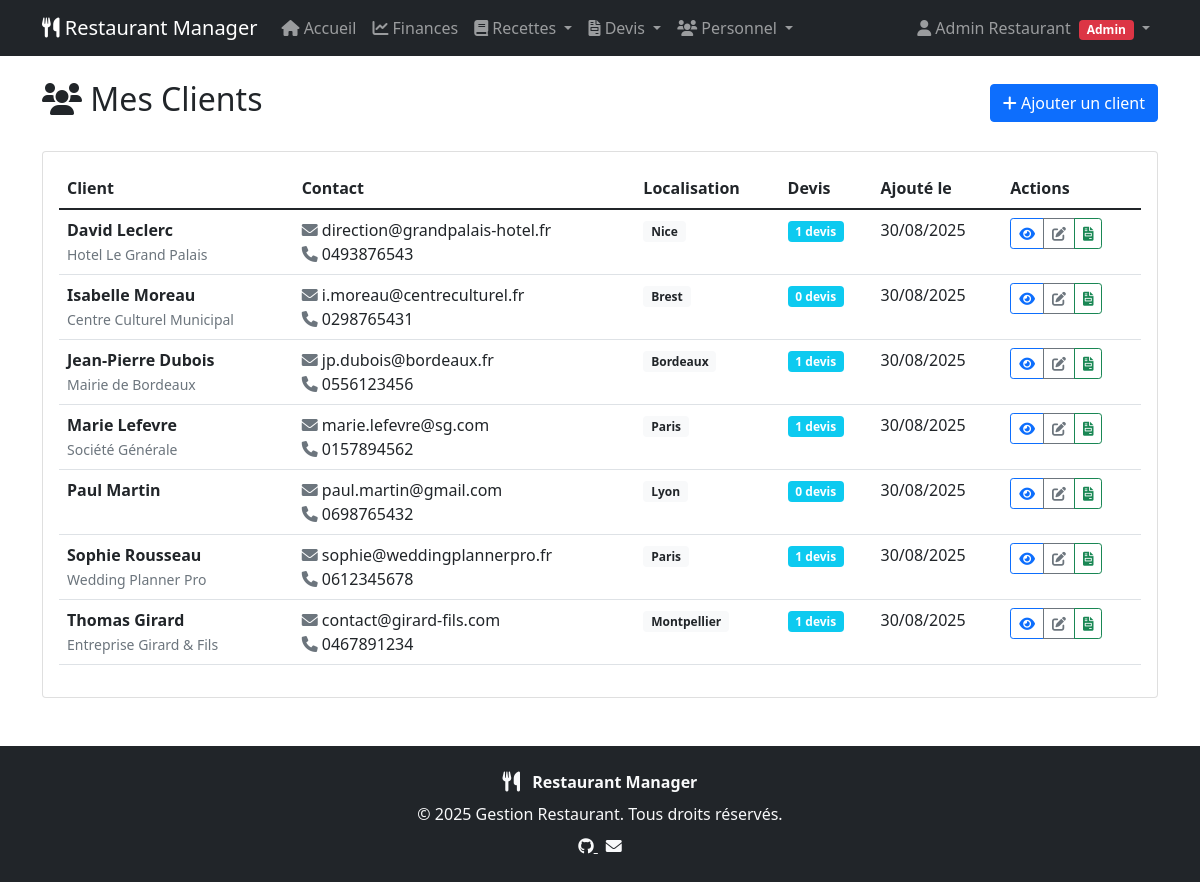
/devis/clients/ (signed in), run on the app's committed database.
### quotes/models.py (models this page shows, shortened)
class Customer(models.Model):
    name = models.CharField(max_length=200, verbose_name="Nom")
    company = models.CharField(max_length=200, blank=True, verbose_name="Entreprise")
    email = models.EmailField(blank=True, verbose_name="Email")
    phone = models.CharField(max_length=20, blank=True, verbose_name="Téléphone")
    address = models.TextField(blank=True, verbose_name="Adresse")
    city = models.CharField(max_length=100, blank=True, verbose_name="Ville")
    postal_code = models.CharField(max_length=10, blank=True, verbose_name="Code postal")
    country = models.CharField(max_length=100, default="France", verbose_name="Pays")
    created_at = models.DateTimeField(auto_now_add=True)
    class Meta:
        verbose_name = "Client"
        verbose_name_plural = "Clients"
        ordering = ['name']

### quotes/views.py (the view)
# urls.py: path('clients/', views.customers_list, name='customers'),
@manager_required
def customers_list(request):
    customers = Customer.objects.all().order_by('name')
    return render(request, 'quotes/customers_list.html', {
        'customers': customers
    })

### templates/quotes/customers_list.html (shortened to what this page needs)
{% extends 'base.html' %}
{% block content %}
<div class="d-flex justify-content-between align-items-center mb-4">
    <h2><i class="fas fa-users"></i> Mes Clients</h2>
    <a href="{% url 'quotes:customer_create' %}" class="btn btn-primary">
        <i class="fas fa-plus"></i> Ajouter un client
    </a>
</div>
{% if customers %}
    <div class="card">
        <div class="card-body">
            <div class="table-responsive">
                <table class="table table-hover">
                    <thead>
                        <tr>
                            <th>Client</th>
                            <th>Contact</th>
                            <th>Localisation</th>
                            <th>Devis</th>
                            <th>Ajouté le</th>
                            <th>Actions</th>
                        </tr>
                    </thead>
                    <tbody>
                        {% for customer in customers %}
                        <tr>
                            <td>
                                <div>
                                    <strong>{{ customer.name }}</strong>
                                    {% if customer.company %}
                                        <br><small class="text-muted">{{ customer.company }}</small>
                                    {% endif %}
                                </div>
                            </td>
                            <td>
                                {% if customer.email %}
                                    <div><i class="fas fa-envelope text-muted"></i> {{ customer.email }}</div>
                                {% endif %}
                                {% if customer.phone %}
                                    <div><i class="fas fa-phone text-muted"></i> {{ customer.phone }}</div>
                                {% endif %}
                            </td>
                            <td>
                                {% if customer.city %}
                                    <span class="badge bg-light text-dark">{{ customer.city }}</span>
                                {% else %}
                                    <span class="text-muted">-</span>
                                {% endif %}
                            </td>
                            <td>
                                <span class="badge bg-info">{{ customer.quote_set.count }} devis</span>
                            </td>
                            <td>{{ customer.created_at|date:"d/m/Y" }}</td>
                            <td>
                                <div class="btn-group btn-group-sm" role="group">
                                    <a href="{% url 'quotes:customer_detail' customer.pk %}"
                                       class="btn btn-outline-primary" title="Voir détails">
                                        <i class="fas fa-eye"></i>
                                    </a>
                                    <a href="{% url 'quotes:customer_update' customer.pk %}"
                                       class="btn btn-outline-secondary" title="Modifier">
                                        <i class="fas fa-edit"></i>
                                    </a>
                                    <a href="{% url 'quotes:create' %}?customer={{ customer.pk }}"
                                       class="btn btn-outline-success" title="Nouveau devis">
                                        <i class="fas fa-file-invoice"></i>
                                    </a>
                                </div>
                            </td>
                        </tr>
                        {% endfor %}
                    </tbody>
                </table>
            </div>
        </div>
    </div>
{% endif %}
{% endblock %}

### templates/base.html (shortened to what this page needs)
<!DOCTYPE html>
<html lang="fr">
  <head>
    <link
      href="https://cdn.jsdelivr.net/npm/bootstrap@5.1.3/dist/css/bootstrap.min.css"
      rel="stylesheet"
    />
    <link
      href="https://cdnjs.cloudflare.com/ajax/libs/font-awesome/6.0.0/css/all.min.css"
      rel="stylesheet"
    />
  </head>
  <body>
    <nav class="navbar navbar-expand-lg navbar-dark bg-dark">
      <div class="container">
        <a class="navbar-brand" href="{% url 'dashboard:dashboard' %}">
          <i class="fas fa-utensils"></i> Restaurant Manager
        </a>
        <div class="collapse navbar-collapse" id="navbarNav">
          {% if user.is_authenticated %}
          <ul class="navbar-nav me-auto">
            <li class="nav-item">
              <a class="nav-link" href="{% url 'dashboard:dashboard' %}">
                <i class="fas fa-home"></i> Accueil
              </a>
            </li>
            <li class="nav-item">
              <a class="nav-link" href="{% url 'finances:dashboard' %}">
                <i class="fas fa-chart-line"></i> Finances
              </a>
            </li>
            {% if user.is_superuser or user.groups.filter.name == 'Managers' %}
              <li class="nav-item dropdown">
                <a
                  class="nav-link dropdown-toggle"
                  href="#"
                  id="recipesDropdown"
                  role="button"
                  data-bs-toggle="dropdown"
                >
                  <i class="fas fa-book"></i> Recettes
                </a>
              </li>
            {% endif %}
            {% if user.is_superuser or user.groups.filter.name == 'Managers' %}
              <li class="nav-item dropdown">
                <a
                  class="nav-link dropdown-toggle"
                  href="#"
                  id="quotesDropdown"
                  role="button"
                  data-bs-toggle="dropdown"
                >
                  <i class="fas fa-file-invoice"></i> Devis
                </a>
              </li>
            {% endif %}
            <li class="nav-item dropdown">
              <a
                class="nav-link dropdown-toggle"
                href="#"
                id="staffDropdown"
                role="button"
                data-bs-toggle="dropdown"
              >
                <i class="fas fa-users"></i> Personnel
              </a>
            </li>
          </ul>
          <ul class="navbar-nav">
            <li class="nav-item dropdown">
              <a
                class="nav-link dropdown-toggle"
                href="#"
                id="userDropdown"
                role="button"
                data-bs-toggle="dropdown"
              >
                <i class="fas fa-user"></i>
                {{ user.get_full_name|default:user.username }}
                {% if user.is_superuser %}
                  <span class="badge bg-danger ms-1">Admin</span>
                  {% elif user.groups.filter.name == 'Managers' %}
                  <span class="badge bg-warning ms-1">Manager</span>
                  {% elif user.groups.filter.name == 'Employees' %}
                  <span class="badge bg-info ms-1">Employé</span>
                {% endif %}
              </a>
            </li>
          </ul>
          {% endif %}
        </div>
      </div>
    </nav>
    <div class="container mt-4">{% block content %} {% endblock %}</div>
    <footer class="bg-dark text-light mt-5 py-4">
      <div class="container text-center">
        <div class="mb-2">
          <i class="fas fa-utensils fa-lg me-2"></i>
          <span class="fw-bold">Restaurant Manager</span>
        </div>
        <div class="mb-2">
          &copy; {{ now|default:2025 }} Gestion Restaurant. Tous droits réservés.
        </div>
        <div>
          <a href="https://github.com/andrewarnaud1/mymanager" class="text-light me-2" target="_blank" rel="noopener">
            <i class="fab fa-github"></i>
          </a>
          <a href="mailto:contact@restaurant.com" class="text-light">
            <i class="fas fa-envelope"></i>
          </a>
        </div>
      </div>
    </footer>
  </body>
</html>

### data on the page
Customer: name "David Leclerc", company "Hotel Le Grand Palais", email "direction@grandpalais-hotel.fr", phone "0493876543", city "Nice", quote_set.count "1", created_at "30/08/2025"
Customer: name "Isabelle Moreau", company "Centre Culturel Municipal", email "i.moreau@centreculturel.fr", phone "0298765431", city "Brest", quote_set.count "0", created_at "30/08/2025"
Customer: name "Jean-Pierre Dubois", company "Mairie de Bordeaux", email "jp.dubois@bordeaux.fr", phone "0556123456", city "Bordeaux", quote_set.count "1", created_at "30/08/2025"
Customer: name "Marie Lefevre", company "Société Générale", email "marie.lefevre@sg.com", phone "0157894562", city "Paris", quote_set.count "1", created_at "30/08/2025"
Customer: name "Paul Martin", email "paul.martin@gmail.com", phone "0698765432", city "Lyon", quote_set.count "0", created_at "30/08/2025"
Customer: name "Sophie Rousseau", company "Wedding Planner Pro", email "sophie@weddingplannerpro.fr", phone "0612345678", city "Paris", quote_set.count "1", created_at "30/08/2025"
Customer: name "Thomas Girard", company "Entreprise Girard & Fils", email "contact@girard-fils.com", phone "0467891234", city "Montpellier", quote_set.count "1", created_at "30/08/2025"

### other printed values
{{ user.get_full_name|default:user.username }} "Admin Restaurant"
{{ now|default:2025 }} "2025"
